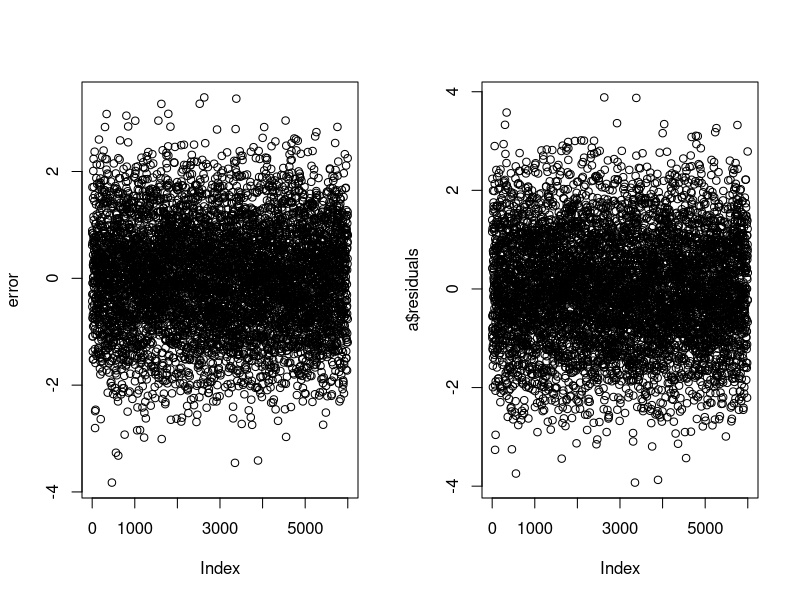

The R source for this figure:
ID <- 1:6000
#disease <- rbinom(6000, 1, 0.2)

set.seed(1)
genetic_var1 <- rnorm(6000, 0, 0.02)
genetic_var2 <- rnorm(6000, 0, 0.02)
genetic_var3 <- rnorm(6000, 0, 0.02)
genetic_var4 <- rnorm(6000, 0, 0.02)
genetic_var5 <- rnorm(6000, 0, 0.1)
error <- rnorm(6000, 0, 1)
gender <- rbinom(6000, 1, 0.46)
disease <- genetic_var1 + genetic_var2 + genetic_var3 + genetic_var4 + genetic_var5 + gender + error

data <- as.data.frame(cbind(ID, disease, genetic_var1, error, gender))


a = lm(disease ~ genetic_var1 + genetic_var2 + genetic_var3 + genetic_var4 + genetic_var5, data = data)
summary(a)

par(mfrow=c(1,2))

plot(error)
plot(a$residuals)





x <- sample(0:2,6000,replace = T, prob = c(0.05,0.34,0.61))
